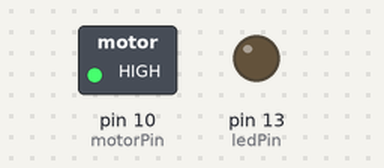
Recording of a sketch running on a simulated Arduino Uno, built with avr-gcc and run on an emulated ATmega328P. Parts: switched loads named in the sketch (green lamp = pin HIGH), output pins drawn as LEDs (lit = HIGH).

Above: at 0.1 s.
At 0.7 s:
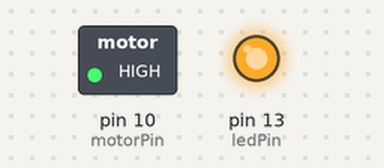
Timing chart, 0 to 2.2 s (numbered marks = the images above):
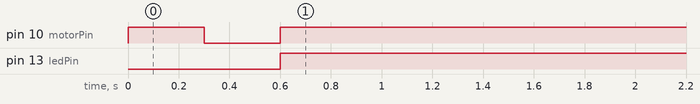

Measured:
- by itself, pin 10 (motorPin): HIGH → LOW at 0.30 s, → HIGH 0.30 s later
- by itself, pin 13 (ledPin): LOW → HIGH at 0.60 s

The sketch:

motor_testing_for_arduino.ino
```cpp
/*
  LilyPad Vibe Board: Button Feedback
  Written by: Ho Yun "Bobby" Chan
  @ SparkFun Electronics
  Date: 1/14/2019
  https://www.sparkfun.com/products/11008

  The main code checks for a button press. If there is a button press,
  the Arduino turns on the LilyPad Vibe Board for haptic feedback.
  For a visual cue, the LED will turn on too. If not, the LED and
  motor will remain off.
*/

//commented out all code for the button to turn on motor
const int motorPin = 10;     // motor connected to PWM pin 10
//const int button1Pin = A4;  // pushbutton 1 pin
const int ledPin =  13;     // LED pin

//int button1State;  //check state of button press

void setup() {
  //Serial.begin(9600); //setup serial monitor, uncomment Serial.print()'s to debug
  //Serial.println("Begin LilyPad Vibe Motor Tests");

  //pinMode(button1Pin, INPUT_PULLUP);//set internal pull up for button
  pinMode(ledPin, OUTPUT); //set up LED for visual feedback


  //Quick Test 1: Check If LED and Motor Can Turn On

  //Serial.println("Turn LilyPad Vibe Motor And LED ON");
  //digitalWrite(ledPin, HIGH);  // turn the LED on
  analogWrite(motorPin, 255);  //turn motor
  delay(300);

  //Serial.println("Turn LilyPad Vibe Motor And LED OFF");
  //digitalWrite(ledPin, LOW);  // turn the LED off
  analogWrite(motorPin, 0);   //turn motor off
  delay(300);

//  //Quick Test 2: Check Intensity of Motor (turns on at about 130
//  // fade in from min to max in increments of 5 points:
//  for (int fadeValue = 0 ; fadeValue <= 255; fadeValue += 5) {
//    // sets the value (range from 0 to 255):
//    analogWrite(motorPin, fadeValue);
//    //Serial.print("LilyPad Vibe Motor Intensity = ");
//    //Serial.println(fadeValue);
//
//    // wait for 100 milliseconds to see motor
//    delay(100);
//  }
//  // fade out from max to min in increments of 5 points:
//  for (int fadeValue = 255 ; fadeValue >= 0; fadeValue -= 5) {
//    // sets the value (range from 0 to 255):
//    analogWrite(motorPin, fadeValue);
//    //Serial.print("LilyPad Vibe Motor Intensity = ");
//    //Serial.println(fadeValue);
//
//    // wait for 100 milliseconds to see motor
//    delay(100);
//  }

}

void loop() {
  // uses a timer to count to ten, during this time, motor turns on
  // then

//  button1State = digitalRead(button1Pin);

  for (int timer = 0; timer <= 10; timer += 1)  // timer for motor on
  {
    //Serial.println("Button has been pressed, turn LilyPad Vibe Motor And LED ON");
    digitalWrite(ledPin, HIGH);  // turn the LED on
    analogWrite(motorPin, 255);  //turn motor on
    delay(300);                  //slight delay for feedback
  }

}
```
